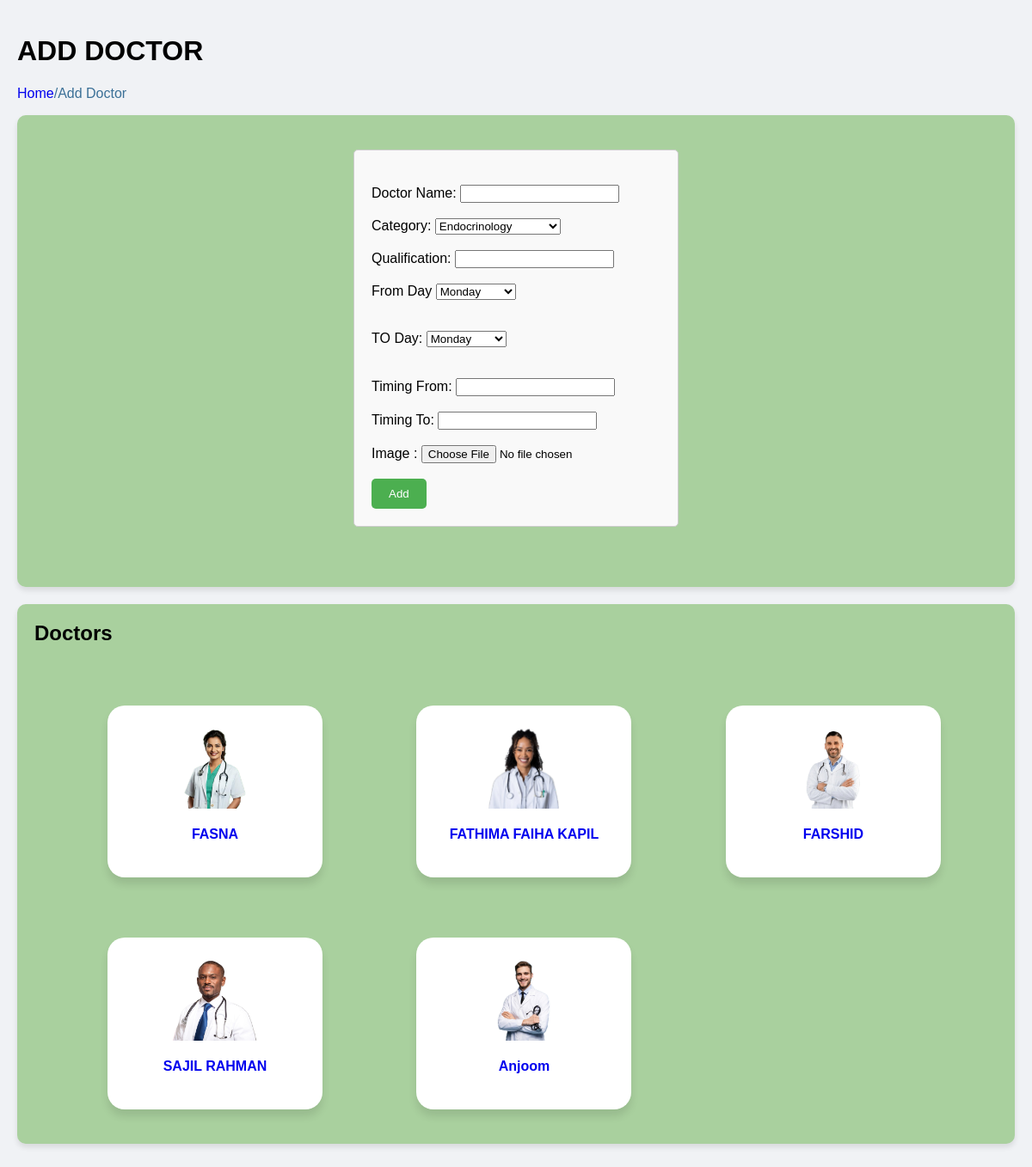
Page /adddoctor on the committed database.
### hospital_admin/models.py (models this page shows, shortened)
class Doctor(models.Model):
    doctor_name = models.CharField(max_length=100)
    department = models.ForeignKey(Department, on_delete=models.CASCADE, default=False)
    qualification = models.CharField(max_length=100)
    from_day = models.CharField(max_length=20)
    to_day = models.CharField(max_length=20)
    timing_from = models.CharField(max_length=20)
    timing_to = models.CharField(max_length=20)
    image = models.ImageField(upload_to="doctor", blank=False)

### hospital_admin/views.py (the view)
# urls.py: path('adddoctor', views.adddoctor, name='adddoctor'),
def adddoctor(request):
    form = DoctorForm()
    if request.POST:
        doctor_name = request.POST['doctor_name']
        department_id = request.POST['category']
        qualification = request.POST['qualification']
        from_day = request.POST['from_day']
        to_day = request.POST['to_day']
        timing_from = request.POST['timing_from']
        timing_to = request.POST['timing_to']
        image = request.FILES['image']
        department = Department.objects.get(pk=department_id)
        doctor = Doctor(doctor_name=doctor_name, department=department, qualification=qualification, from_day=from_day,
                        to_day=to_day, timing_from=timing_from, timing_to=timing_to, image=image)
        doctor.save()
        return HttpResponse('Doctor Form Submitted Successfully!')
    else:
        form = DoctorForm()
    doctor = Doctor.objects.all()
    departments = Department.objects.all()
    return render(request, 'admin_panel/adddoctor.html', {'form': form, 'doctor': doctor, 'departments': departments})

### hospital_admin/forms.py
class DoctorForm(forms.ModelForm):
    class Meta:
        model = Doctor
        fields = ['doctor_name', 'department', 'qualification', 'from_day', 'to_day', 'timing_from', 'timing_to', 'image']

### templates/admin_panel/adddoctor.html (shortened to what this page needs)
<!DOCTYPE html>
{% load static %}
<html>
<head>
    <link rel="stylesheet" href="{% static 'staff/styles.css' %}">
</head>
<body style="background-color: #f0f2f5;">
    <div class="container">
        <h1>ADD DOCTOR</h1>
        <p class="path"><a href="{% url 'admin_home' %}" class="path-home">Home</a>/Add Doctor</p>
        <div class="section">
            <div id="doctorFormContainer" class="form-container">
              <form id="doctorForm" method="POST" action=""  enctype="multipart/form-data">
                <label for="doctor_name">Doctor Name:</label>
                <input type="text" id="doctor_name" name="doctor_name">
                <br>
                <br>
                <label for="category">Category:</label>
                <select id="category" name="category">
                    {% for i in departments %}
                    <option value="{{ i.id }}">{{ i.name }}</option>
                    {% endfor %}
                </select>
                <br>
                <br>
                <label for="qualification">Qualification:</label>
                <input type="text" id="qualification" name="qualification">
                <br>
                <br>
                 <label for="from_day">From Day</label>
                 <select id="from_day" name="from_day" required>
                     <option value="Monday">Monday</option>
                </select>
                <br>
                <br>
                <br>
                <label for="to_day">TO Day:</label>
                <select id="to_day" name="to_day" required>
                    <option value="Monday">Monday</option>
                </select>
                <br>
                <br>
                <br>
                <label for="timing_from">Timing From:</label>
                <input type="text" id="timing_from" name="timing_from">
                <br>
                <br>
                <label for="timing_to">Timing To:</label>
                <input type="text" id="timing_to" name="timing_to">
                <br>
                <br>
                <label for="image" >Image :</label>
                <input type="file" id="image" name="image" required>
                <br>
                <br>
                <input type="submit" value="Add" class="button">
          </form>
        </div>
        </div>
        <div class="section">
            <h2>Doctors</h2>
            <div id="departmentCards">
        {% for i in doctor %}
            <a href="#">
                <div class="card-wrapper">
                    <div class="specialities-card">
                        <div class="specialities-card-img">
                            <img src="{{ i.image.url }}" alt="">
                        </div>
                        <div class="specialities-card-text">
                            <h4>{{ i.doctor_name }}</h4>
                        </div>
                    </div>
                </div>
            </a>
        {% endfor %}
    </div>
        </div>
    </div>
</body>
</html>

### static/staff/styles.css (style rules this page uses)
body { font-family: Arial, sans-serif; margin: 0; padding: 0; text-decoration: none; }
a { text-decoration: none; }
.card-wrapper { margin-left:85px; display:inline-block; justify-content:center; }
.specialities-card { text-align:center; margin-top:50px; margin-right:20px; margin-bottom:20px; width:250px; height:200px; border-radius:20px; box-shadow: 0 8px 10px rgba(0, 0, 0, 0.1); background-color:white; }
.specialities-card-img { display:block; width:250px; height:100px; padding-top:20px; }
.specialities-card-img img { height:100%; }
.specialities-card-text { width:250px; height:50px; }

### templates/admin_panel/adddoctor.html (style rules this page uses)
body { font-family: Arial, sans-serif; background-color: #f0f2f5; margin: 0; padding: 0; }
.container { max-width: 1200px; margin: 0 auto; padding: 20px; }
.section { background-color: #A9D09E; border-radius: 10px; box-shadow: 0 4px 6px rgba(0, 0, 0, 0.1); margin-bottom: 20px; padding: 20px; }
.section h2 { margin-top: 0; }
.path { color:#3B7097; }
.path-home { text-decoration:none; }
.form-container { display:block; width: 30%; align-items:center; margin: 0 auto; padding: 20px; border: 1px solid #ccc; border-radius: 5px; background-color: #f9f9f9; margin-bottom:50px; }
.form-container form { margin-top:20px; }
.button { padding-bottom:50px; background-color: #4CAF50; color: white; padding: 10px 20px; border: none; border-radius: 5px; cursor: pointer; }

### rows in the picture
Doctor: image (picture), doctor_name "FASNA"
Doctor: image (picture), doctor_name "FATHIMA FAIHA KAPIL"
Doctor: image (picture), doctor_name "FARSHID"
Doctor: image (picture), doctor_name "SAJIL RAHMAN"
Doctor: image (picture), doctor_name "Anjoom"

### other values in the picture
form field category "Endocrinology"
